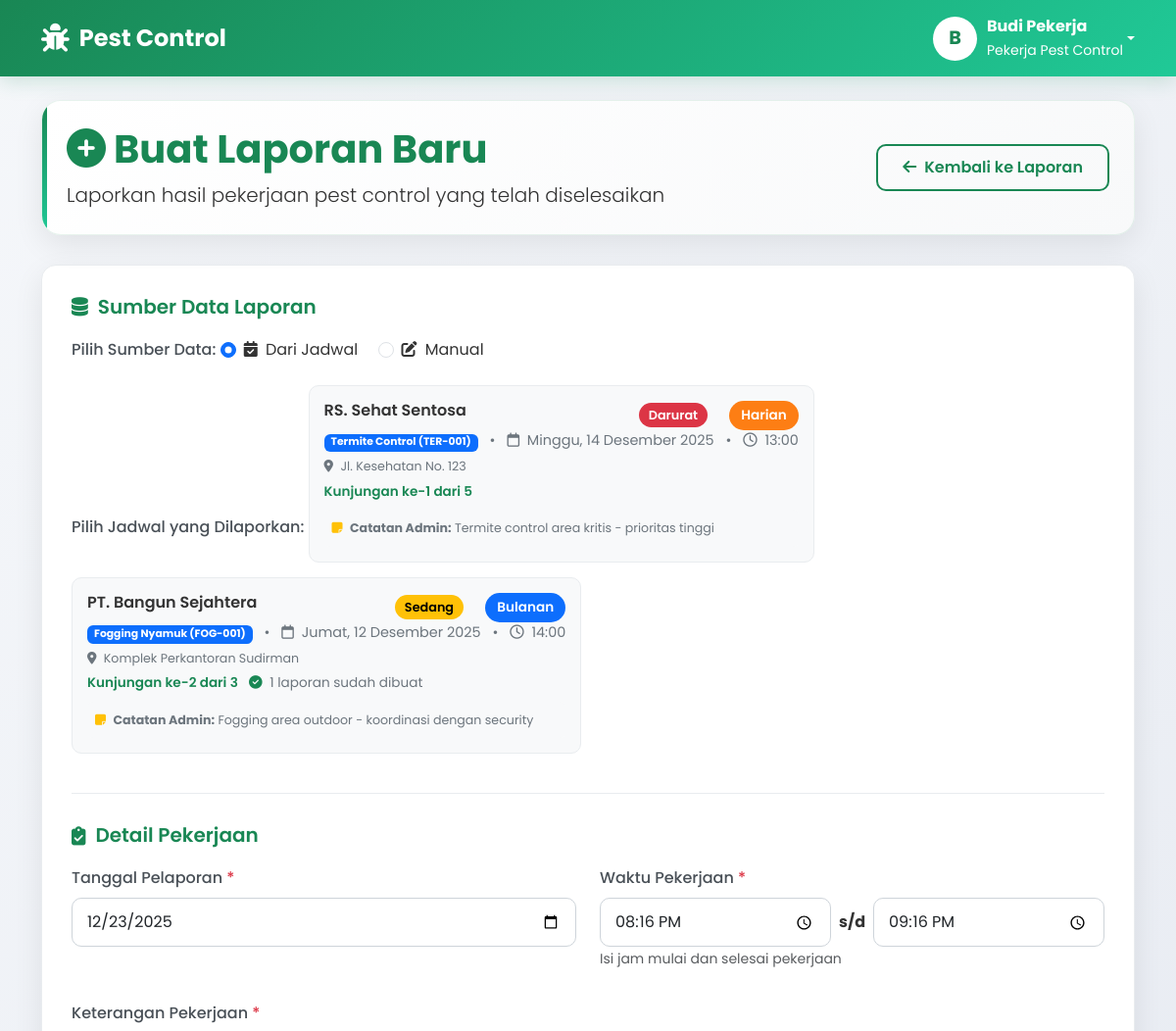
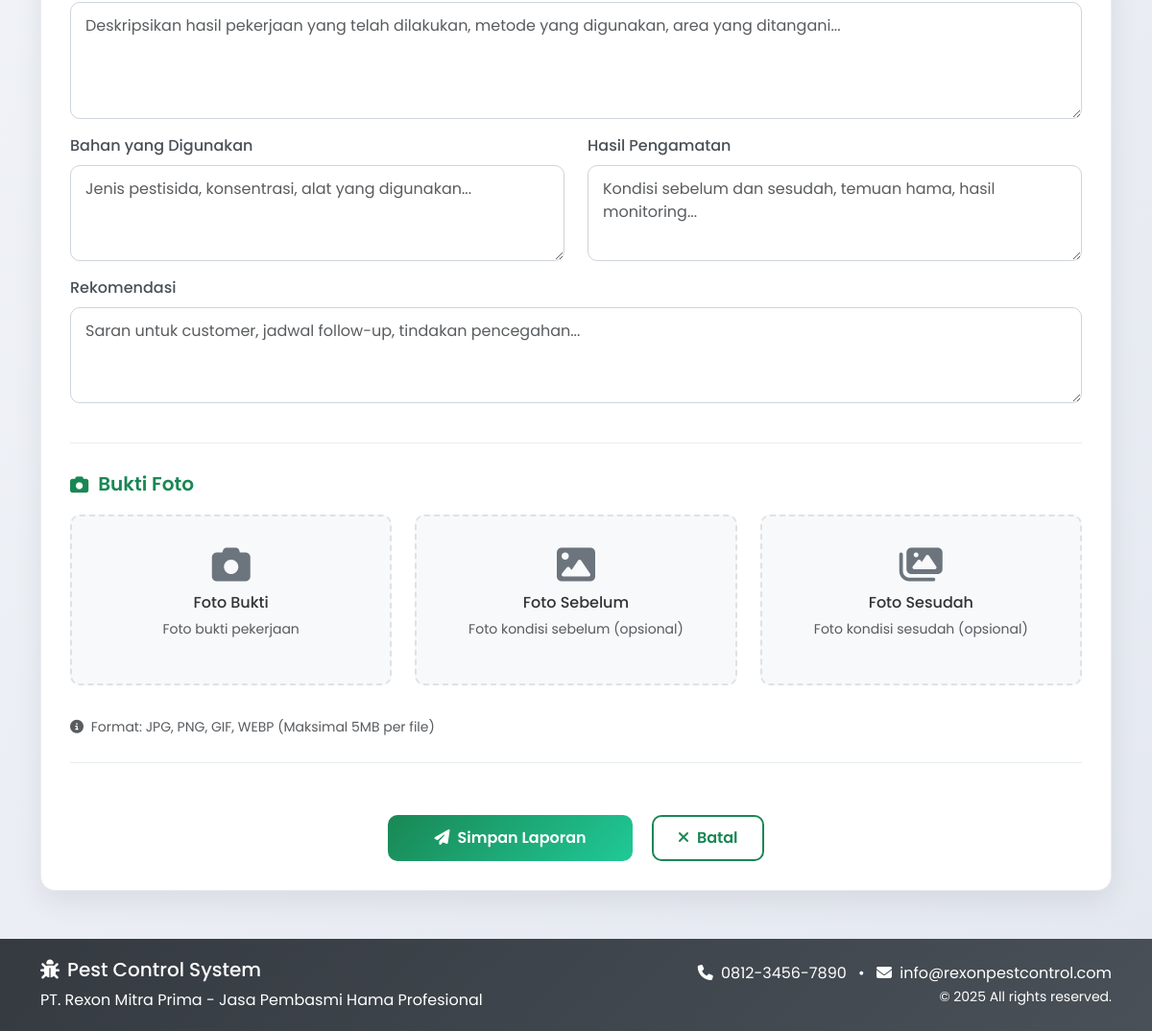
The app's page /user/create_report.php (signed in) with its own data (2 pictures, top to bottom).
### tables this page shows
CREATE TABLE jadwal (
  id INT NOT NULL AUTO_INCREMENT,
  kode_jadwal VARCHAR(50) UNIQUE,
  admin_id INT NOT NULL,
  pekerja_id INT,
  customer_id INT NOT NULL,
  service_id INT NOT NULL,
  tanggal DATE NOT NULL,
  jam TIME NOT NULL,
  lokasi TEXT,
  durasi_estimasi INT,
  status ENUM('Menunggu','Berjalan','Selesai','Dibatalkan') DEFAULT 'Menunggu',
  prioritas ENUM('Rendah', 'Sedang', 'Tinggi', 'Darurat') DEFAULT 'Sedang',
  catatan_admin TEXT,
  catatan_pekerja TEXT,
  
  jenis_periode ENUM('Sekali', 'Harian', 'Mingguan', 'Bulanan', 'Tahunan') DEFAULT 'Sekali',
  jumlah_kunjungan INT DEFAULT 1,
  kunjungan_berjalan INT DEFAULT 0,
  tanggal_selesai_periode DATE,
  parent_jadwal_id INT NULL,
  
  created_at DATETIME DEFAULT CURRENT_TIMESTAMP,
  updated_at DATETIME DEFAULT CURRENT_TIMESTAMP ON UPDATE CURRENT_TIMESTAMP,
  
  PRIMARY KEY (id),
  INDEX idx_tanggal (tanggal),
  INDEX idx_status (status),
  INDEX idx_pekerja (pekerja_id),
  INDEX idx_customer (customer_id),
  INDEX idx_parent_jadwal (parent_jadwal_id),
  INDEX idx_jenis_periode (jenis_periode),
  
  FOREIGN KEY (pekerja_id) REFERENCES users(id) ON DELETE SET NULL,
  FOREIGN KEY (customer_id) REFERENCES customers(id) ON DELETE CASCADE,
  FOREIGN KEY (service_id) REFERENCES services(id) ON DELETE CASCADE,
  FOREIGN KEY (parent_jadwal_id) REFERENCES jadwal(id) ON DELETE SET NULL
);

CREATE TABLE customers (
  id INT NOT NULL AUTO_INCREMENT,
  nama_perusahaan VARCHAR(150) NOT NULL,
  nama_customer VARCHAR(150) NOT NULL,
  telepon VARCHAR(30),
  email VARCHAR(150),
  alamat TEXT,
  gedung VARCHAR(100),
  lantai VARCHAR(20),
  unit VARCHAR(50),
  tanggal_mulai_kontrak DATE,
  tanggal_selesai_kontrak DATE,
  nilai_kontrak DECIMAL(15,2),
  status_kontrak ENUM('Aktif', 'Selesai', 'Ditangguhkan', 'Dibatalkan') DEFAULT 'Aktif',
  keterangan TEXT,
  status ENUM('Aktif', 'Nonaktif', 'Trial') DEFAULT 'Aktif',
  created_at DATETIME DEFAULT CURRENT_TIMESTAMP,
  updated_at DATETIME DEFAULT CURRENT_TIMESTAMP ON UPDATE CURRENT_TIMESTAMP,
  PRIMARY KEY (id),
  INDEX idx_status (status),
  INDEX idx_nama (nama_perusahaan, nama_customer),
  INDEX idx_kontrak (status_kontrak)
);

CREATE TABLE services (
  id INT NOT NULL AUTO_INCREMENT,
  kode_service VARCHAR(20) UNIQUE,
  nama_service VARCHAR(150) NOT NULL UNIQUE,
  deskripsi TEXT,
  durasi_menit INT,
  harga DECIMAL(12,2),
  kategori ENUM('Residential', 'Commercial', 'Industrial') DEFAULT 'Residential',
  status ENUM('Aktif', 'Nonaktif') DEFAULT 'Aktif',
  created_at DATETIME DEFAULT CURRENT_TIMESTAMP,
  updated_at DATETIME DEFAULT CURRENT_TIMESTAMP ON UPDATE CURRENT_TIMESTAMP,
  PRIMARY KEY (id)
);

### user/create_report.php (the view, shortened to what the rows shown need)
<?php
require_once '../includes/functions.php';
$pdo = getConnection();
$user_id = $_SESSION['user_id'];
$jadwal_data = [];
try {
    $stmt = $pdo->prepare("
        SELECT
            j.*,
            j.id as jadwal_id,
            c.nama_customer,
            c.nama_perusahaan,
            c.telepon as customer_telepon,
            c.alamat,
            s.nama_service,
            s.kode_service,
            s.harga,
            s.deskripsi as deskripsi_service,
            -- Hitung jumlah laporan yang sudah dibuat untuk jadwal ini
            (SELECT COUNT(*) FROM reports r WHERE r.jadwal_id = j.id) as total_laporan_dibuat,
            -- Ambil nomor kunjungan terakhir yang sudah dilaporkan
            (SELECT COALESCE(MAX(r.nomor_kunjungan), 0) FROM reports r WHERE r.jadwal_id = j.id) as last_reported_kunjungan
        FROM jadwal j
        LEFT JOIN customers c ON j.customer_id = c.id
        LEFT JOIN services s ON j.service_id = s.id
        WHERE j.pekerja_id = ?
        AND j.status IN ('Berjalan', 'Menunggu')
        AND j.tanggal <= CURDATE()
        AND (
            -- Untuk jadwal sekali: belum ada laporan sama sekali
            (j.jenis_periode = 'Sekali' AND NOT EXISTS (
                SELECT 1 FROM reports r WHERE r.jadwal_id = j.id
            ))
            OR
            -- Untuk jadwal berulang: kunjungan_berjalan < jumlah_kunjungan
            (j.jenis_periode != 'Sekali' AND j.kunjungan_berjalan < j.jumlah_kunjungan)
        )
        ORDER BY j.prioritas DESC, j.tanggal ASC, j.jam ASC
    ");
    $stmt->execute([$user_id]);
    $jadwal_data = $stmt->fetchAll(PDO::FETCH_ASSOC);
} catch (PDOException $e) {
    $error = "Gagal mengambil data: " . $e->getMessage();
    error_log("Error create_report: " . $e->getMessage());
}
?>
<!DOCTYPE html>
<html lang="id">
<head>
    <link href="https://cdn.jsdelivr.net/npm/bootstrap@5.3.0/dist/css/bootstrap.min.css" rel="stylesheet">
    <link rel="stylesheet" href="https://cdnjs.cloudflare.com/ajax/libs/font-awesome/6.4.0/css/all.min.css">
</head>
<body>
    <div class="container mt-4">
        <div class="page-header">
            <div class="row align-items-center">
                <div class="col-md-8">
                    <h1 class="display-6 fw-bold text-success mb-2">
                        <i class="fas fa-plus-circle me-2"></i>Buat Laporan Baru
                    </h1>
                </div>
            </div>
        </div>
        <div class="form-container">
            <form method="POST" action="" enctype="multipart/form-data">
                <div class="form-section">
                    <div id="schedule-section">
                        <?php if (empty($jadwal_data)): ?>
                            <div class="alert alert-info">
                                <i class="fas fa-info-circle me-2"></i>
                                Tidak ada jadwal yang perlu dilaporkan.
                                Semua jadwal sudah dilaporkan atau belum ada jadwal untuk hari ini.
                            </div>
                        <?php else: ?>
                            <?php foreach ($jadwal_data as $jadwal):
                                $customer_name = !empty($jadwal['nama_perusahaan']) ? $jadwal['nama_perusahaan'] : $jadwal['nama_customer'];
                                $next_kunjungan = ($jadwal['last_reported_kunjungan'] ?? 0) + 1;
                                $period_class = 'indicator-' . strtolower($jadwal['jenis_periode']);
                                $priority_class = 'priority-' . strtolower($jadwal['prioritas']);
                            ?>
                                <label class="jadwal-card">
                                    <div class="jadwal-info">
                                        <div class="d-flex justify-content-between align-items-start">
                                            <h6 class="mb-1"><?php echo htmlspecialchars($customer_name); ?></h6>
                                            <div>
                                                <span class="<?php echo $priority_class; ?> priority-indicator">
                                                    <?php echo $jadwal['prioritas']; ?>
                                                </span>
                                                <span class="<?php echo $period_class; ?> jadwal-indicator">
                                                    <?php echo $jadwal['jenis_periode']; ?>
                                                </span>
                                            </div>
                                        </div>
                                        <div class="jadwal-detail">
                                            <span class="badge bg-primary"><?php echo htmlspecialchars($jadwal['nama_service']); ?> (<?php echo $jadwal['kode_service']; ?>)</span>
                                            <span class="mx-2">•</span>
                                            <i class="far fa-calendar me-1"></i>
                                            <?php echo formatTanggalIndonesia($jadwal['tanggal']); ?>
                                            <span class="mx-2">•</span>
                                            <i class="far fa-clock me-1"></i>
                                            <?php echo date('H:i', strtotime($jadwal['jam'])); ?>
                                        </div>
                                        <div class="jadwal-detail mt-1">
                                            <small>
                                                <i class="fas fa-map-marker-alt me-1"></i>
                                                <?php echo htmlspecialchars($jadwal['alamat'] ?? 'Tidak ada alamat'); ?>
                                            </small>
                                        </div>
                                        <?php if ($jadwal['jenis_periode'] != 'Sekali'): ?>
                                            <div class="visit-progress">
                                                <span class="progress-text">
                                                    Kunjungan ke-<?php echo $next_kunjungan; ?> dari <?php echo $jadwal['jumlah_kunjungan']; ?>
                                                </span>
                                                <?php if ($jadwal['total_laporan_dibuat'] > 0): ?>
                                                    <span class="ms-2">
                                                        <i class="fas fa-check-circle text-success me-1"></i>
                                                        <?php echo $jadwal['total_laporan_dibuat']; ?> laporan sudah dibuat
                                                    </span>
                                                <?php endif; ?>
                                            </div>
                                        <?php endif; ?>
                                        <?php if ($jadwal['catatan_admin']): ?>
                                            <div class="jadwal-detail mt-2 p-2 bg-light rounded">
                                                <small>
                                                    <i class="fas fa-sticky-note me-1 text-warning"></i>
                                                    <strong>Catatan Admin:</strong> <?php echo htmlspecialchars($jadwal['catatan_admin']); ?>
                                                </small>
                                            </div>
                                        <?php endif; ?>
                                    </div>
                                </label>
                            <?php endforeach; ?>
                        <?php endif; ?>
                    </div>
                </div>
            </form>
        </div>
    </div>
</body>
</html>

### records on screen
jadwal: customer.nama_perusahaan "RS. Sehat Sentosa", prioritas "Darurat", jenis_periode "Harian", service.nama_service "Termite Control", service.kode_service "TER-001", tanggal "Minggu, 14 Desember 2025", jam "13:00", customer.alamat "Jl. Kesehatan No. 123", next_kunjungan "1", jumlah_kunjungan "5", catatan_admin "Termite control area kritis - prioritas tinggi"
jadwal: customer.nama_perusahaan "PT. Bangun Sejahtera", prioritas "Sedang", jenis_periode "Bulanan", service.nama_service "Fogging Nyamuk", service.kode_service "FOG-001", tanggal "Jumat, 12 Desember 2025", jam "14:00", customer.alamat "Komplek Perkantoran Sudirman", next_kunjungan "2", jumlah_kunjungan "3", total_laporan_dibuat "1", catatan_admin "Fogging area outdoor - koordinasi dengan security"

### other values on screen
substr($user_name, 0, 1) "B"
$user_name "Budi Pekerja"
